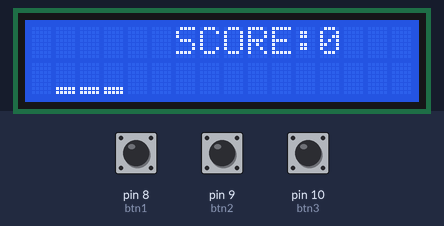
A sketch run on a simulated Arduino Uno, built with avr-gcc and run on an emulated ATmega328P. Parts: 16×2 character LCD. The test bench sets the inputs (shaded band); at power-on: pin 9 (btn2) LOW, pin 8 (btn1) LOW, pin 10 (btn3) LOW. Random numbers use the default seed unless the sketch sets one; what the sketch prints to the serial monitor is not drawn.

Above: at 1.2 s.
1.3 s: pin 9 (btn2) pulled HIGH for 3 s
At 1.52 s:
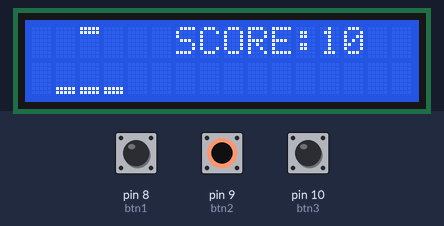
5.8 s: pin 8 (btn1) pulled HIGH for 3 s
At 8.81 s:
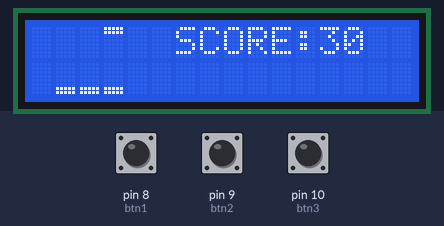
10.3 s: pin 10 (btn3) pulled HIGH for 3 s
At 11.24 s:
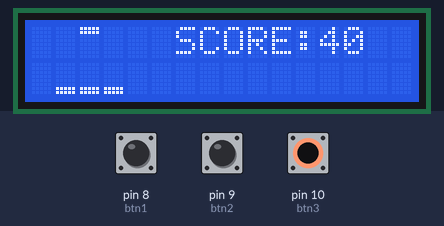
21.4 s: pin 9 (btn2) pulled HIGH for 3 s
At 29.9 s:
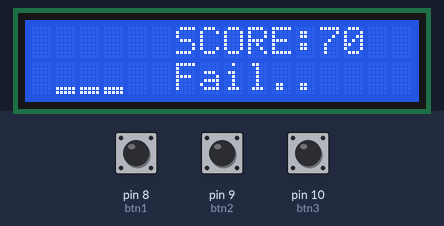

The sketch:

arduino-rhythmgame.ino
```cpp
#include <Wire.h>
#include <LiquidCrystal_I2C.h>
LiquidCrystal_I2C lcd(0x27, 16, 2);

int randNumber;

int score = 0;

const int btn1 = 8;
const int btn2 = 9;
const int btn3 = 10;

byte play00[8] = {
  B00000,
  B00000,
  B00000,
  B00000,
  B00000,
  B00000,
  B00000,
  B00000,
};
byte play01[8] = {
  B11111,
  B11111,
  B00000,
  B00000,
  B00000,
  B00000,
  B00000,
  B00000,
};
byte play02[8] = {
  B11111,
  B11111,
  B00000,
  B00000,
  B00000,
  B00000,
  B11111,
  B11111,
};
byte play03[8] = {
  B00000,
  B00000,
  B00000,
  B00000,
  B00000,
  B00000,
  B11111,
  B11111,
};

void setup() {
  Serial.begin(9600);
  lcd.begin(16, 2);
  lcd.backlight();

  lcd.createChar(0, play00);
  lcd.createChar(1, play01);
  lcd.createChar(2, play02);
  lcd.createChar(3, play03);

  pinMode(btn1, INPUT);
  pinMode(btn2, INPUT);
  pinMode(btn3, INPUT);
}
void loop() {
  lcd.setCursor(6, 0);
  lcd.print("SCORE:");
  lcd.print(score);

  lcd.setCursor(1, 1);
  lcd.write(3);
  lcd.setCursor(2, 1);
  lcd.write(3);
  lcd.setCursor(3, 1);
  lcd.write(3);

  for (int i = 1; i <= 24; i++) {
    randNumber = random(1, 4);
    int j = randNumber;

    lcd.setCursor(j, 0);
    lcd.write(1);
    lcd.setCursor(j, 1);
    lcd.write(3);
    delay(400);
    lcd.setCursor(j, 0);
    lcd.write(0);
    lcd.setCursor(j, 1);
    lcd.write(2);
    delay(400);
    lcd.setCursor(j, 0);
    lcd.write(0);
    lcd.setCursor(j, 1);
    lcd.write(3);
    delay(400);

    Serial.print("j=");
    Serial.println(j);

    if (j == 1 && digitalRead(btn1) == HIGH) {
      Serial.println(" 1번 버튼 누름");
      score += 10;
    } else if (j == 2 && digitalRead(btn2) == HIGH) {
      Serial.println("2번 버튼 누름");
      score += 10;
    } else if (j == 3 && digitalRead(btn3) == HIGH) {
      Serial.println("3번 버튼 누름");
      score += 10;
    }
    lcd.setCursor(12, 0);
    lcd.print(score);

    Serial.print("score:");
    Serial.println(score);
    Serial.println("--------------");
  }
  if (score >= 100) {
    lcd.setCursor(6, 1);
    lcd.print("Great!");
  } else {
    lcd.setCursor(6, 1);
    lcd.print("Fail..");
  }
  delay(50000);
}
```

Measured:
- what the display in image 1 shows lasts 0.4 s, from 1.3 s to 1.7 s
